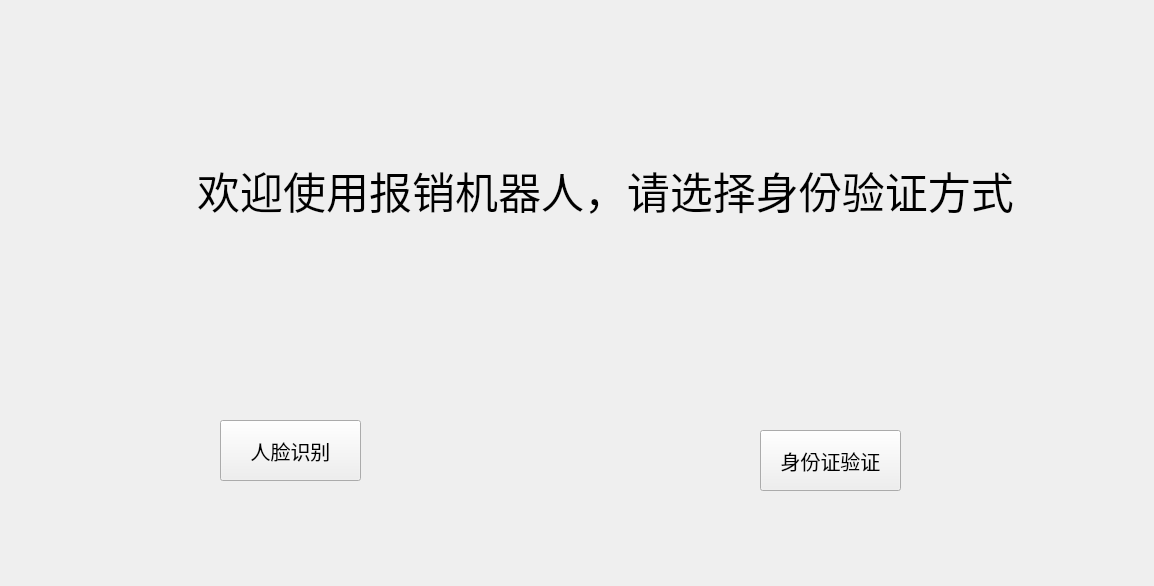
<?xml version="1.0" encoding="UTF-8"?>
<ui version="4.0">
 <class>Welcome</class>
 <widget class="QWidget" name="Welcome">
  <property name="geometry">
   <rect>
    <x>0</x>
    <y>0</y>
    <width>1154</width>
    <height>586</height>
   </rect>
  </property>
  <property name="windowTitle">
   <string>Form</string>
  </property>
  <widget class="QLabel" name="welcomeLabel">
   <property name="geometry">
    <rect>
     <x>100</x>
     <y>140</y>
     <width>1011</width>
     <height>101</height>
    </rect>
   </property>
   <property name="font">
    <font>
     <family>Adobe 黑体 Std R</family>
     <pointsize>32</pointsize>
    </font>
   </property>
   <property name="text">
    <string>欢迎使用报销机器人，请选择身份验证方式</string>
   </property>
   <property name="alignment">
    <set>Qt::AlignCenter</set>
   </property>
  </widget>
  <widget class="QPushButton" name="faceBtn">
   <property name="geometry">
    <rect>
     <x>220</x>
     <y>420</y>
     <width>141</width>
     <height>61</height>
    </rect>
   </property>
   <property name="font">
    <font>
     <pointsize>15</pointsize>
    </font>
   </property>
   <property name="text">
    <string>人脸识别</string>
   </property>
  </widget>
  <widget class="QPushButton" name="idBtn">
   <property name="geometry">
    <rect>
     <x>760</x>
     <y>430</y>
     <width>141</width>
     <height>61</height>
    </rect>
   </property>
   <property name="font">
    <font>
     <pointsize>15</pointsize>
    </font>
   </property>
   <property name="text">
    <string>身份证验证</string>
   </property>
  </widget>
 </widget>
 <resources/>
 <connections/>
</ui>
